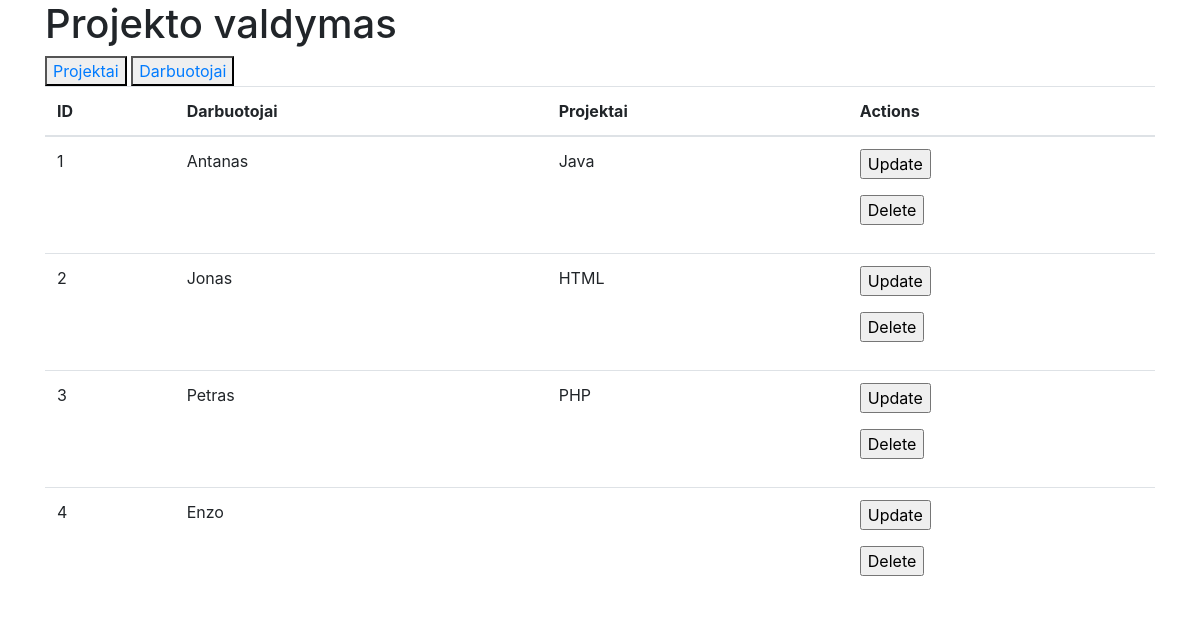
/?path=employees, run on the app's committed database.
### tables this page shows
CREATE TABLE `employees` (
  `id` int(10) unsigned NOT NULL AUTO_INCREMENT,
  `employee_name` varchar(30) NOT NULL,
  PRIMARY KEY (`id`)
);

### index.php (the view, shortened to what this page needs)
<!DOCTYPE html>
<html lang="en">
<head>
    <link rel="stylesheet" href="https://maxcdn.bootstrapcdn.com/bootstrap/4.0.0/css/bootstrap.min.css">
</head>
<body class="container">
    <header>
        <h1>Projekto valdymas</h1>
        <div>
            <button id="button">
                <a class="button" href="?path=projects">Projektai</a>
            </button>
            <button id="button">
                <a class="button" href="?path=employees">Darbuotojai</a>
            </button>
        </div>
    </header>
    <div>
        <?php
        $servername = "localhost";
        $username = "root";
        $password = "mysql";
        $dbname = "sprintas";
        $paths = array('projects', 'employees');
        if (isset($_GET['path']) and (in_array($_GET['path'], $paths))) {
            $table = $_GET['path'];
        }
        $conn = mysqli_connect($servername, $username, $password, $dbname);
        if (!isset($_GET['path']) or (isset($_GET['path']) and $_GET['path'] == 'projects')) {
            $sql = "SELECT sprintas.projects.id as projects_id, sprintas.projects.project_name as projects_name, GROUP_CONCAT(' ', employees.employee_name) as names FROM projects
            LEFT JOIN employees_projects ON employees_projects.project_id = projects.id
            LEFT JOIN employees ON employees.id = employees_projects.employee_id
            GROUP BY projects.id";
        } elseif (isset($_GET['path']) and $_GET['path'] == 'employees') {
            $sql = "SELECT sprintas.employees.id as employees_id, sprintas.employees.employee_name as employees_name, GROUP_CONCAT(' ', projects.project_name) as names
            FROM employees
            LEFT JOIN employees_projects ON employees_projects.employee_id = employees.id
            LEFT JOIN projects ON projects.id = employees_projects.project_id
            GROUP BY employees.id";
        }
        $result = mysqli_query($conn, $sql);
        echo '<table class="table">';
        echo '<thead>';
        echo '<tr>';
        echo '<th>ID</th>';
        if (!isset($_GET['path']) or $_GET['path'] == 'projects') {
            $title1 = 'Projektai';
        } else {
            $title1 = 'Darbuotojai';
        }
        echo '<th>' . $title1 . '</th>';
        if (!isset($_GET['path']) or $_GET['path'] == 'projects') {
            $title1 = 'Darbuotojai';
        } else {
            $title1 = 'Projektai';
        }
        echo '<th>' . $title1 . '</th>';
        echo '<th>Actions</th>';
        echo '</tr>';
        echo '</thead>';
        if (mysqli_num_rows($result) > 0) {
            while ($row = mysqli_fetch_assoc($result)) {
                echo "<tr>
                    <td>{$row["$table" . "_id"]}</td>
                    <td>{$row["$table" . "_name"]}</td>
                    <td>{$row["names"]}</td>
                    <td>
                    <form class='form-group' action='edit.php' method='POST'>
                        <input type='hidden' name='names_id' value='{$row["$table" . "_name"]}'>
                        <input type='hidden' name='path' value='{$_GET['path']}'>
                        <input type='submit' name='update' value='Update'>
                    </form>
                    <form class='form-group' action='delete.php' method='POST'>
                        <input type='hidden' name='names_id' value='{$row["$table" . "_id"]}'>
                        <input type='hidden' name='path' value='{$_GET['path']}'>
                        <input type='submit' name='delete' value='Delete'>
                    </form>
                    </td>
                  </tr>";
            }
        } else {
            echo "0 results";
        }
        echo ("</table>");
        ?>
    </div>
</body>
</html>

### data on the page
employees: id "1", employee_name "Antanas", names "Java"
employees: id "2", employee_name "Jonas", names "HTML"
employees: id "3", employee_name "Petras", names "PHP"
employees: id "4", employee_name "Enzo"

### other printed values
$title1 "Darbuotojai"
$title1 "Projektai"
